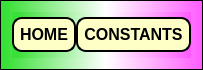
        <widget class="QFrame" name="top_menu">
         <property name="maximumSize">
          <size>
           <width>16777215</width>
           <height>70</height>
          </size>
         </property>
         <property name="styleSheet">
          <string notr="true">background-color: qlineargradient(spread:pad, x1:1, y1:0, x2:0, y2:0, stop:0 rgba(255, 90, 255, 255), stop:0.477833 rgba(255, 255, 255, 255), stop:0.970443 rgba(57, 224, 55, 255));</string>
         </property>
         <property name="frameShape">
          <enum>QFrame::StyledPanel</enum>
         </property>
         <property name="frameShadow">
          <enum>QFrame::Raised</enum>
         </property>
         <layout class="QVBoxLayout" name="verticalLayout_3">
          <item>
           <widget class="QFrame" name="top_menu_buttons">
            <property name="palette">
             <palette>
              <active>
               <colorrole role="Button">
                <brush brushstyle="LinearGradientPattern">
                 <gradient startx="1.000000000000000" starty="0.000000000000000" endx="0.000000000000000" endy="0.000000000000000" type="LinearGradient" spread="PadSpread" coordinatemode="ObjectBoundingMode">
                  <gradientstop position="0.000000000000000">
                   <color alpha="255">
                    <red>255</red>
                    <green>90</green>
                    <blue>255</blue>
                   </color>
                  </gradientstop>
                  <gradientstop position="0.477833000000000">
                   <color alpha="255">
                    <red>255</red>
                    <green>255</green>
                    <blue>255</blue>
                   </color>
                  </gradientstop>
                  <gradientstop position="0.970443000000000">
                   <color alpha="255">
                    <red>57</red>
                    <green>224</green>
                    <blue>55</blue>
                   </color>
                  </gradientstop>
                 </gradient>
                </brush>
               </colorrole>
               <colorrole role="Base">
                <brush brushstyle="LinearGradientPattern">
                 <gradient startx="1.000000000000000" starty="0.000000000000000" endx="0.000000000000000" endy="0.000000000000000" type="LinearGradient" spread="PadSpread" coordinatemode="ObjectBoundingMode">
                  <gradientstop position="0.000000000000000">
                   <color alpha="255">
                    <red>255</red>
                    <green>90</green>
                    <blue>255</blue>
                   </color>
                  </gradientstop>
                  <gradientstop position="0.477833000000000">
                   <color alpha="255">
                    <red>255</red>
                    <green>255</green>
                    <blue>255</blue>
                   </color>
                  </gradientstop>
                  <gradientstop position="0.970443000000000">
                   <color alpha="255">
                    <red>57</red>
                    <green>224</green>
                    <blue>55</blue>
                   </color>
                  </gradientstop>
                 </gradient>
                </brush>
               </colorrole>
               <colorrole role="Window">
                <brush brushstyle="LinearGradientPattern">
                 <gradient startx="1.000000000000000" starty="0.000000000000000" endx="0.000000000000000" endy="0.000000000000000" type="LinearGradient" spread="PadSpread" coordinatemode="ObjectBoundingMode">
                  <gradientstop position="0.000000000000000">
                   <color alpha="255">
                    <red>255</red>
                    <green>90</green>
                    <blue>255</blue>
                   </color>
                  </gradientstop>
                  <gradientstop position="0.477833000000000">
                   <color alpha="255">
                    <red>255</red>
                    <green>255</green>
                    <blue>255</blue>
                   </color>
                  </gradientstop>
                  <gradientstop position="0.970443000000000">
                   <color alpha="255">
                    <red>57</red>
                    <green>224</green>
                    <blue>55</blue>
                   </color>
                  </gradientstop>
                 </gradient>
                </brush>
               </colorrole>
              </active>
              <inactive>
               <colorrole role="Button">
                <brush brushstyle="LinearGradientPattern">
                 <gradient startx="1.000000000000000" starty="0.000000000000000" endx="0.000000000000000" endy="0.000000000000000" type="LinearGradient" spread="PadSpread" coordinatemode="ObjectBoundingMode">
                  <gradientstop position="0.000000000000000">
                   <color alpha="255">
                    <red>255</red>
                    <green>90</green>
                    <blue>255</blue>
                   </color>
                  </gradientstop>
                  <gradientstop position="0.477833000000000">
                   <color alpha="255">
                    <red>255</red>
                    <green>255</green>
                    <blue>255</blue>
                   </color>
                  </gradientstop>
                  <gradientstop position="0.970443000000000">
                   <color alpha="255">
                    <red>57</red>
                    <green>224</green>
                    <blue>55</blue>
                   </color>
                  </gradientstop>
                 </gradient>
                </brush>
               </colorrole>
               <colorrole role="Base">
                <brush brushstyle="LinearGradientPattern">
                 <gradient startx="1.000000000000000" starty="0.000000000000000" endx="0.000000000000000" endy="0.000000000000000" type="LinearGradient" spread="PadSpread" coordinatemode="ObjectBoundingMode">
                  <gradientstop position="0.000000000000000">
                   <color alpha="255">
                    <red>255</red>
                    <green>90</green>
                    <blue>255</blue>
                   </color>
                  </gradientstop>
                  <gradientstop position="0.477833000000000">
                   <color alpha="255">
                    <red>255</red>
                    <green>255</green>
                    <blue>255</blue>
                   </color>
                  </gradientstop>
                  <gradientstop position="0.970443000000000">
                   <color alpha="255">
                    <red>57</red>
                    <green>224</green>
                    <blue>55</blue>
                   </color>
                  </gradientstop>
                 </gradient>
                </brush>
               </colorrole>
               <colorrole role="Window">
                <brush brushstyle="LinearGradientPattern">
                 <gradient startx="1.000000000000000" starty="0.000000000000000" endx="0.000000000000000" endy="0.000000000000000" type="LinearGradient" spread="PadSpread" coordinatemode="ObjectBoundingMode">
                  <gradientstop position="0.000000000000000">
                   <color alpha="255">
                    <red>255</red>
                    <green>90</green>
                    <blue>255</blue>
                   </color>
                  </gradientstop>
                  <gradientstop position="0.477833000000000">
                   <color alpha="255">
                    <red>255</red>
                    <green>255</green>
                    <blue>255</blue>
                   </color>
                  </gradientstop>
                  <gradientstop position="0.970443000000000">
                   <color alpha="255">
                    <red>57</red>
                    <green>224</green>
                    <blue>55</blue>
                   </color>
                  </gradientstop>
                 </gradient>
                </brush>
               </colorrole>
              </inactive>
              <disabled>
               <colorrole role="Button">
                <brush brushstyle="LinearGradientPattern">
                 <gradient startx="1.000000000000000" starty="0.000000000000000" endx="0.000000000000000" endy="0.000000000000000" type="LinearGradient" spread="PadSpread" coordinatemode="ObjectBoundingMode">
                  <gradientstop position="0.000000000000000">
                   <color alpha="255">
                    <red>255</red>
                    <green>90</green>
                    <blue>255</blue>
                   </color>
                  </gradientstop>
                  <gradientstop position="0.477833000000000">
                   <color alpha="255">
                    <red>255</red>
                    <green>255</green>
                    <blue>255</blue>
                   </color>
                  </gradientstop>
                  <gradientstop position="0.970443000000000">
                   <color alpha="255">
                    <red>57</red>
                    <green>224</green>
                    <blue>55</blue>
                   </color>
                  </gradientstop>
                 </gradient>
                </brush>
               </colorrole>
               <colorrole role="Base">
                <brush brushstyle="LinearGradientPattern">
                 <gradient startx="1.000000000000000" starty="0.000000000000000" endx="0.000000000000000" endy="0.000000000000000" type="LinearGradient" spread="PadSpread" coordinatemode="ObjectBoundingMode">
                  <gradientstop position="0.000000000000000">
                   <color alpha="255">
                    <red>255</red>
                    <green>90</green>
                    <blue>255</blue>
                   </color>
                  </gradientstop>
                  <gradientstop position="0.477833000000000">
                   <color alpha="255">
                    <red>255</red>
                    <green>255</green>
                    <blue>255</blue>
                   </color>
                  </gradientstop>
                  <gradientstop position="0.970443000000000">
                   <color alpha="255">
                    <red>57</red>
                    <green>224</green>
                    <blue>55</blue>
                   </color>
                  </gradientstop>
                 </gradient>
                </brush>
               </colorrole>
               <colorrole role="Window">
                <brush brushstyle="LinearGradientPattern">
                 <gradient startx="1.000000000000000" starty="0.000000000000000" endx="0.000000000000000" endy="0.000000000000000" type="LinearGradient" spread="PadSpread" coordinatemode="ObjectBoundingMode">
                  <gradientstop position="0.000000000000000">
                   <color alpha="255">
                    <red>255</red>
                    <green>90</green>
                    <blue>255</blue>
                   </color>
                  </gradientstop>
                  <gradientstop position="0.477833000000000">
                   <color alpha="255">
                    <red>255</red>
                    <green>255</green>
                    <blue>255</blue>
                   </color>
                  </gradientstop>
                  <gradientstop position="0.970443000000000">
                   <color alpha="255">
                    <red>57</red>
                    <green>224</green>
                    <blue>55</blue>
                   </color>
                  </gradientstop>
                 </gradient>
                </brush>
               </colorrole>
              </disabled>
             </palette>
            </property>
            <property name="frameShape">
             <enum>QFrame::NoFrame</enum>
            </property>
            <property name="frameShadow">
             <enum>QFrame::Raised</enum>
            </property>
            <layout class="QHBoxLayout" name="horizontalLayout">
             <property name="spacing">
              <number>0</number>
             </property>
             <property name="leftMargin">
              <number>0</number>
             </property>
             <property name="topMargin">
              <number>0</number>
             </property>
             <property name="rightMargin">
              <number>0</number>
             </property>
             <property name="bottomMargin">
              <number>0</number>
             </property>
             <item>
              <widget class="QPushButton" name="homeButton">
               <property name="maximumSize">
                <size>
                 <width>16777215</width>
                 <height>16777215</height>
                </size>
               </property>
               <property name="styleSheet">
                <string notr="true">QPushButton{
background-color: rgb(253, 255, 199);
color:black;
border-style:outset;
border-width:2px;
border-radius:10px;
border-color: black;
font:bold 16px;
padding: 6;
}

QPushButton:hover{
background-color: rgb(83, 82, 82);
color: white;
}

QPushButton:pressed{
background-color: white;
}
</string>
               </property>
               <property name="text">
                <string>HOME</string>
               </property>
              </widget>
             </item>
             <item>
              <widget class="QPushButton" name="constantButton">
               <property name="styleSheet">
                <string notr="true">QPushButton{
background-color: rgb(253, 255, 199);
color:black;
border-style:outset;
border-width:2px;
border-radius:10px;
border-color: black;
font:bold 16px;
padding: 6;
}

QPushButton:hover{
background-color: rgb(83, 82, 82);
color: white;
}

QPushButton:pressed{
background-color: white;
}
</string>
               </property>
               <property name="text">
                <string>CONSTANTS</string>
               </property>
              </widget>
             </item>
            </layout>
           </widget>
          </item>
         </layout>
        </widget>
